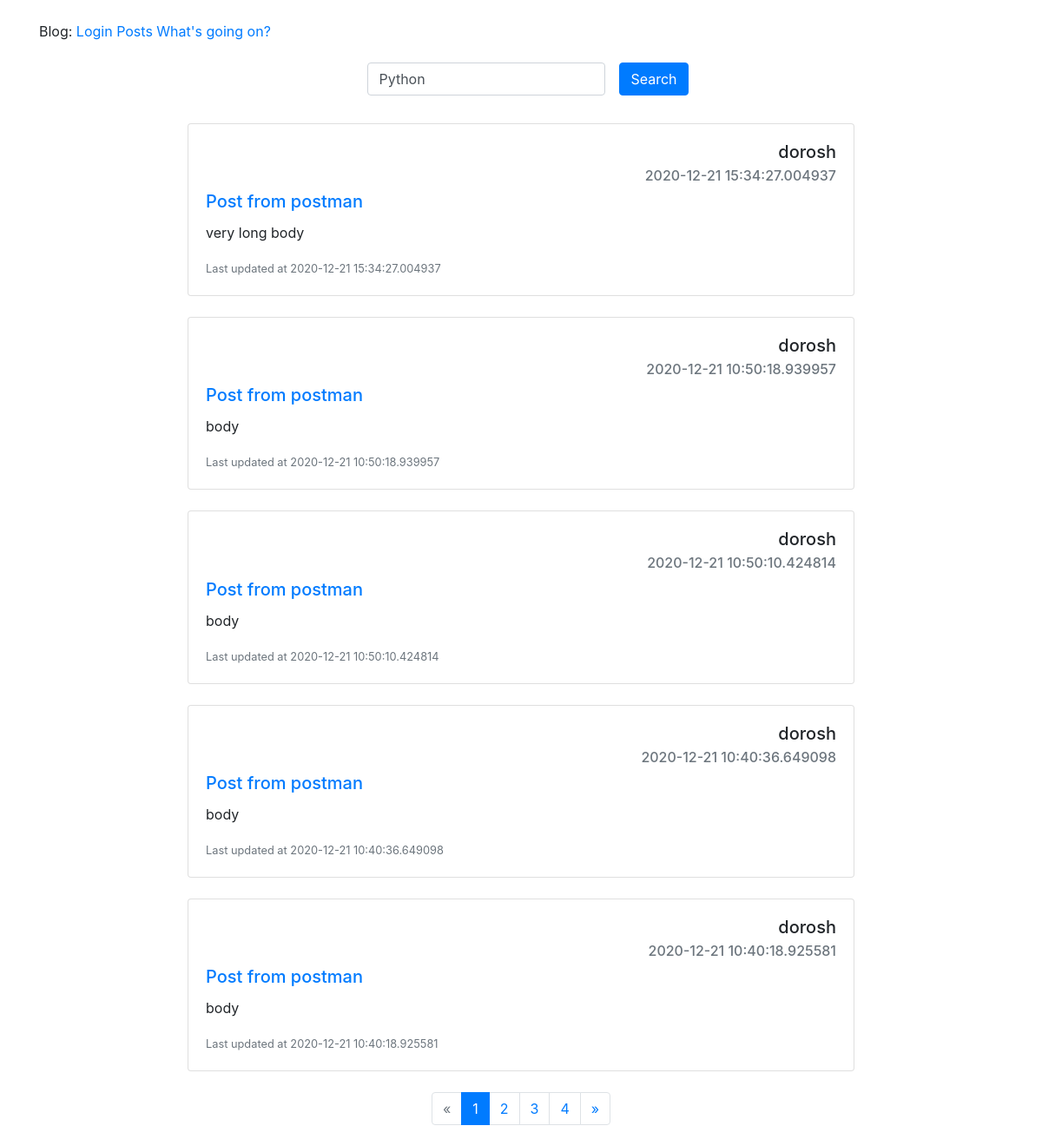
/posts/, run on the app's committed database.
### app/models.py (models this page shows, shortened)
class Post(db.Model):
    id = db.Column(db.Integer, primary_key=True)
    title = db.Column(db.String(100), nullable=False)
    body = db.Column(db.String(140), nullable=False)
    timestamp = db.Column(db.DateTime, index=True, default=datetime.utcnow, nullable=False)
    user_id = db.Column(db.Integer, db.ForeignKey('user.id'))

class User(UserMixin, db.Model):
    id = db.Column(db.Integer, primary_key=True)
    username = db.Column(db.String(64), index=True, unique=True)
    email = db.Column(db.String(120), index=True, unique=True)
    image_file = db.Column(db.String(20), nullable=False, default = 'default.jpg')
    about_me = db.Column(db.String(200), nullable=True)
    last_seen = db.Column(db.DateTime, default=datetime.utcnow)
    password_hash = db.Column(db.String(128))
    admin = db.Column(db.Boolean, default=False)
    posts = db.relationship('Post', backref='author', lazy='dynamic')

### app/blueprints/posts/views.py (the view)
@pb.route('/posts/', methods=['GET'])
def posts():
    query = request.args.get('q')
    page = request.args.get('page')
    if page and page.isdigit():
        page = int(page)
    else:
        page = 1
    if query:
        posts = Post.query.filter(Post.title.contains(query) | Post.body.contains(query))
    else:
        posts = Post.query.order_by(Post.timestamp.desc())
    posts_per_page = current_app.config['POSTS_PER_PAGE']
    pages = posts.paginate(page=page, per_page=posts_per_page)
    return render_template('posts/posts.html', posts=posts, pages=pages, query=query)

### app/blueprints/posts/templates/posts/posts.html (shortened to what this page needs)
{% extends "base.html" %}
{% block content %}
    <br>
    <div class="container d-flex flex-column align-items-center">
    <form action="{{ url_for('posts.posts') }}" class="form-inline">
        <div class="form-group mx-sm-3 mb-2">
            <input type="text" class="form-control" name="q" value="{%if query%}{{query}}{% else %}Python{% endif %}">
        </div>
        <button type="submit" class="btn btn-primary mb-2">Search</button>
    </form>
    </div>
    <br>
    <div class="container d-flex flex-column align-items-center">
    {% for post in pages.items %}
    <div class="card" style="width: 48rem;">
        <div class="card-body" >
          <h5 class="card-title text-right">{{post.author.username}}</h5>
          <h6 class="card-subtitle mb-2 text-muted text-right">{{post.timestamp}}</h6>
          <h5 class="card-title"><a href="{{ url_for('posts.get_post', post_id=post.id) }}">{{post.title}}</a></h5>
          <p class="card-text">{{post.body}}</p>
          <p class="card-text"><small class="text-muted">Last updated at {{post.timestamp}} </small></p>
        </div>
    </div>
    <br>
    {% endfor %}
    </div>
    <nav>
        <ul class="pagination justify-content-center">
            <li class="page-item {% if not pages.has_prev %} disabled {% endif %}">
                <a class="page-link" href="{{ url_for('posts.posts', page=pages.prev_num) }}" aria-label="Previous">
                    <span aria-hidden="true">&laquo;</span>
                </a>
            </li>
            {% for page in pages.iter_pages() %}
                <li class="page-item {% if page == pages.page %} active {% endif %}">
                    <a class="page-link" href="{{ url_for('posts.posts', page=page) }}">{{ page }}<span class="sr-only">(current)</span></a>
                </li>
            {% endfor %}
            <li class="page-item {% if not pages.has_next %} disabled {% endif %}">
                <a class="page-link" href="{{ url_for('posts.posts', page=pages.next_num) }}" aria-label="Next">
                    <span aria-hidden="true">&raquo;</span>
                </a>
            </li>
        </ul>
    </nav>
{% endblock %}

### data on the page
Post: author.username "dorosh", timestamp "2020-12-21 15:34:27.004937", title "Post from postman", body "very long body"
Post: author.username "dorosh", timestamp "2020-12-21 10:50:18.939957", title "Post from postman", body "body"
Post: author.username "dorosh", timestamp "2020-12-21 10:50:10.424814", title "Post from postman", body "body"
Post: author.username "dorosh", timestamp "2020-12-21 10:40:36.649098", title "Post from postman", body "body"
Post: author.username "dorosh", timestamp "2020-12-21 10:40:18.925581", title "Post from postman", body "body"

### other printed values
{{ page }} "1" "2" "3" "4"
